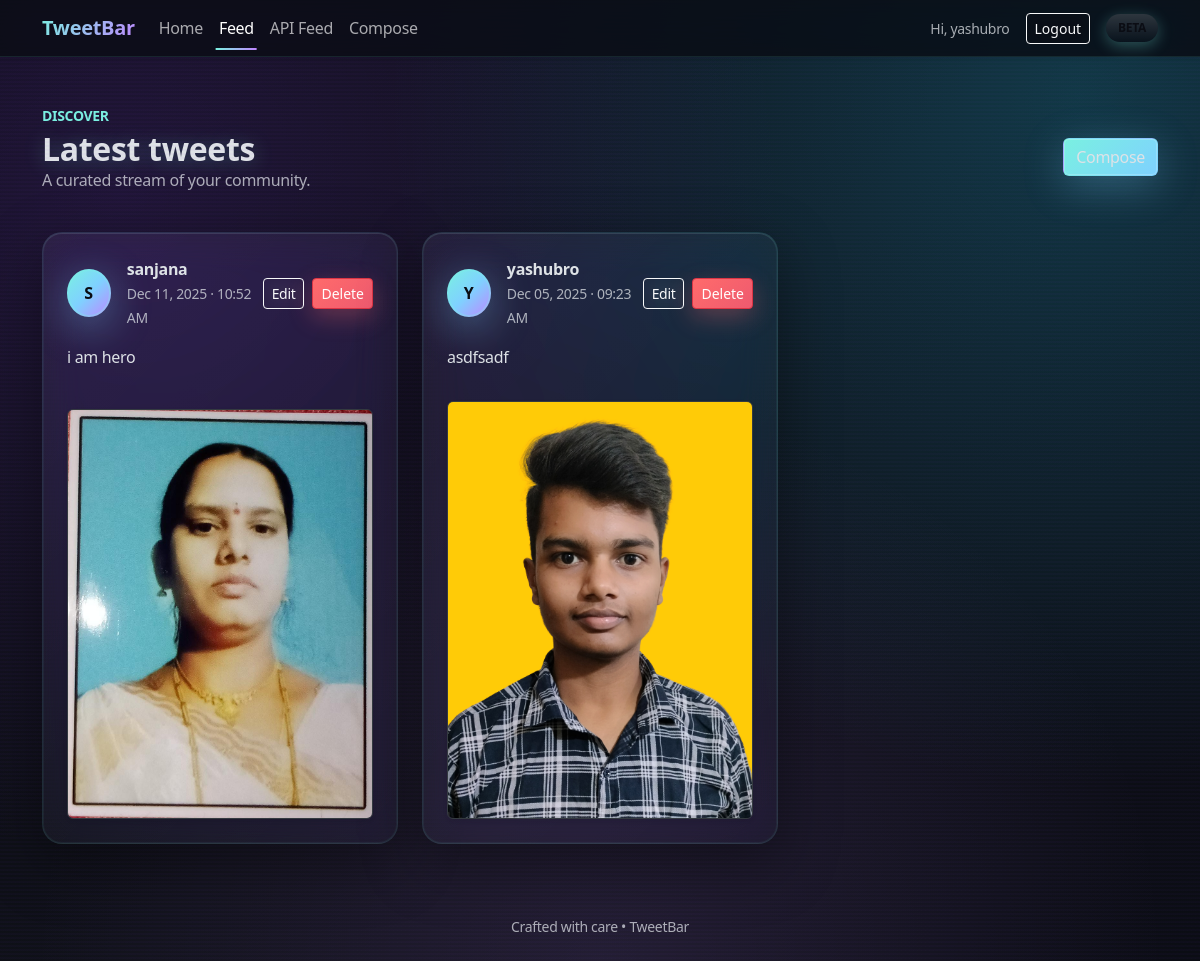
The page /tweets/ (signed in) on the database its author committed.
### tweet/models.py (models this page shows, shortened)
class Tweet(models.Model):
    user = models.ForeignKey(User, on_delete=models.CASCADE)
    text = models.TextField()
    image = models.ImageField(upload_to='tweet_images/', null=True, blank=True)
    created_at = models.DateTimeField(auto_now_add=True)
    updated_at = models.DateTimeField(auto_now=True)
    class Meta:
        ordering = ['-created_at', '-id']

### tweet/views.py (the view)
# urls.py: path("tweets/", views.tweet_list, name="tweet_list"),
def tweet_list(request):
    tweets = Tweet.objects.all().order_by("-created_at")
    return render(request, "tweet_list.html", {"tweets": tweets})

### templates/tweet_list.html (shortened to what this page needs)
{% extends 'layout.html' %}
{% block content %}
<div class="d-flex align-items-center justify-content-between mb-4">
    <div>
        <p class="text-accent text-uppercase small fw-semibold mb-1">Discover</p>
        <h2 class="fw-bold mb-0">Latest tweets</h2>
        <p class="text-muted">A curated stream of your community.</p>
    </div>
    <a href="{% url 'create_tweet' %}" class="btn btn-gradient">Compose</a>
</div>
{% if tweets %}
    <div class="row g-4">
        {% for tweet in tweets %}
            <div class="col-12 col-md-6 col-lg-4">
                <article class="glass-card h-100 p-4 d-flex flex-column">
                    <div class="d-flex align-items-center justify-content-between mb-3">
                        <div class="d-flex align-items-center gap-3">
                            <span class="avatar-circle">{{ tweet.user.username|default:"U"|slice:":1"|upper }}</span>
                            <div>
                                <div class="fw-semibold">{{ tweet.user.username|default:"Unknown" }}</div>
                                <small class="text-muted">{{ tweet.created_at|date:"M d, Y · h:i A" }}</small>
                            </div>
                        </div>
                        {% if user.is_authenticated %}
                            <div class="d-flex gap-2">
                                <a href="{% url 'tweet_edit' tweet.pk %}" class="btn btn-sm btn-outline-light">Edit</a>
                                <form method="post" action="{% url 'tweet_delete' tweet.pk %}" class="mb-0">
                                    <button type="submit" class="btn btn-sm btn-danger">Delete</button>
                                </form>
                            </div>
                        {% endif %}
                    </div>
                    <p class="flex-grow-1 text-body">{{ tweet.text }}</p>
                    {% if tweet.image %}
                        <div class="mt-3">
                            <img src="{{ tweet.image.url }}" alt="Tweet image" class="img-fluid rounded border border-dark-subtle shadow-sm">
                        </div>
                    {% endif %}
                </article>
            </div>
        {% endfor %}
    </div>
{% else %}
    <div class="glass-card text-center p-5">
        <h3 class="fw-bold mb-2">No tweets yet</h3>
        <p class="text-muted mb-4">Be the first to share something brilliant.</p>
        <a href="{% url 'create_tweet' %}" class="btn btn-gradient">Create your first tweet</a>
    </div>
{% endif %}
{% endblock %}

### templates/layout.html (shortened to what this page needs)
{% load static %}
<!DOCTYPE html>
<html lang="en" data-bs-theme="dark">
<head>
    <link rel="stylesheet" href="{% static 'style.css' %}">
    <link
        href="https://cdn.jsdelivr.net/npm/bootstrap@5.3.3/dist/css/bootstrap.min.css"
        rel="stylesheet"
    >
</head>
<body class="bg-radial">
    <nav class="navbar navbar-expand-lg navbar-glass sticky-top shadow-sm">
        <div class="container">
            <a class="navbar-brand fw-bold text-gradient" href="{% url 'index' %}">TweetBar</a>
            <div class="collapse navbar-collapse" id="navbarContent">
                <ul class="navbar-nav me-auto mb-2 mb-lg-0">
                    <li class="nav-item">
                        <a class="nav-link {% if request.resolver_match.url_name == 'index' %}active{% endif %}" href="{% url 'index' %}">Home</a>
                    </li>
                    <li class="nav-item">
                        <a class="nav-link {% if request.resolver_match.url_name == 'tweet_list' %}active{% endif %}" href="{% url 'tweet_list' %}">Feed</a>
                    </li>
                    <li class="nav-item">
                        <a class="nav-link {% if request.resolver_match.url_name == 'tweet_list_api' %}active{% endif %}" href="{% url 'tweet_list_api' %}">API Feed</a>
                    </li>
                    <li class="nav-item">
                        <a class="nav-link {% if request.resolver_match.url_name == 'create_tweet' %}active{% endif %}" href="{% url 'create_tweet' %}">Compose</a>
                    </li>
                </ul>
                <div class="d-flex align-items-center gap-3">
                    {% if user.is_authenticated %}
                        <span class="text-muted small">Hi, {{ user.username }}</span>
                        <form method="post" action="{% url 'logout' %}" class="mb-0">
                            <button class="btn btn-outline-light btn-sm" type="submit">Logout</button>
                        </form>
                    {% else %}
                        <a class="btn btn-outline-light btn-sm" href="{% url 'login' %}">Login</a>
                        <a class="btn btn-gradient btn-sm" href="{% url 'register' %}">Sign up</a>
                    {% endif %}
                    <span class="badge rounded-pill bg-gradient text-uppercase">Beta</span>
                </div>
            </div>
        </div>
    </nav>
    <main class="py-5">
        <div class="container">
            {% block content %}{% endblock %}
        </div>
    </main>
    <footer class="py-4 text-center text-muted small">
        Crafted with care • TweetBar
    </footer>
</body>
</html>

### rows shown on the page
Tweet: user.username "S", user.username "sanjana", created_at "Dec 11, 2025 · 10:52 AM", text "i am hero", image (picture)
Tweet: user.username "Y", user.username "yashubro", created_at "Dec 05, 2025 · 09:23 AM", text "asdfsadf", image (picture)

### other values the page prints
{{ user.username }} "yashubro"
